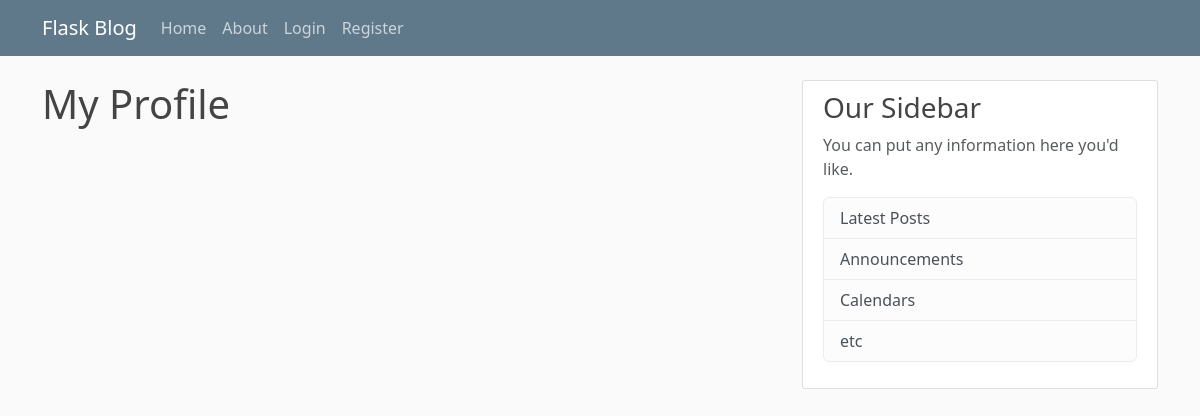
The app's page /home, older data.
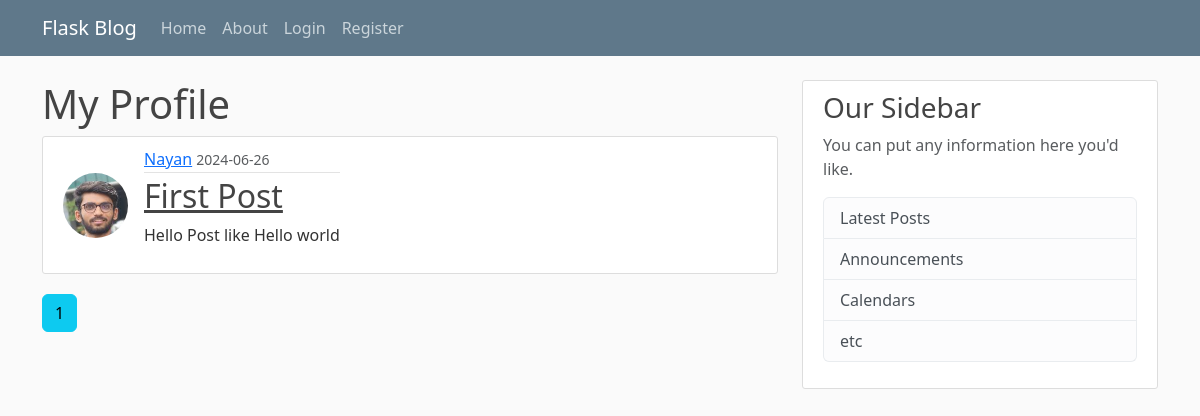
The same page, newer data.
### flaskblog/models.py (models this page shows, shortened)
class Post(db.Model):
    id = db.Column(db.Integer, primary_key=True)
    title = db.Column(db.String(100), nullable=False)
    date_posted = db.Column(db.DateTime, nullable=False, default=datetime.utcnow)
    content = db.Column(db.Text, nullable=False)
    user_id = db.Column(db.Integer, db.ForeignKey('user.id'), nullable=False)

class User(db.Model, UserMixin):
    id = db.Column(db.Integer, primary_key=True)
    username = db.Column(db.String(20), unique=True, nullable=False)
    email = db.Column(db.String(120), unique=True, nullable=False)
    image = db.Column(db.String(20), nullable=False, default='default.jpg')
    password = db.Column(db.String(60), nullable=False)
    posts = db.relationship('Post', backref='author', lazy=True)

### flaskblog/routes.py (the view)
@app.route("/")
@app.route("/home")
def home():
    page = request.args.get('page', 1, type=int)
    posts = Post.query.order_by(Post.date_posted.desc()).paginate(page=page, per_page=5)
    return render_template("home.html" ,posts=posts ,title="Home")

### flaskblog/templates/home.html
{% extends "layout.html" %}
{% block content %}
    <h1>My Profile</h1>
    {% for post in posts %}
        <article class="media inline-media content-section">
            <img class="rounded-circle article-img" src="{{ url_for('static', filename='profile_pics/' + post.author.image) }}">
            <div class="media-body">
                <div class="article-metadata">
                    <a class="mr-2" href="{{ url_for('user_posts', username=post.author.username) }}">{{ post.author.username }}</a>
                    <small class="text-muted">{{  post.date_posted.strftime("%Y-%m-%d") }}</small>
                </div>
                <h2><a class="article-title" href="{{ url_for('post', post_id=post.id) }}">{{ post.title }}</a></h2>                <p class="article-content">{{ post.content }}</p>
            </div>
        </article>
    {% endfor %}
    {% for page_num in posts.iter_pages(left_edge=1, right_edge=1, left_current=1, right_current=2) %}
        {% if page_num %}
        {% if posts.page == page_num %}
            <a class="btn btn-info mb-4" href="{{ url_for('home', page=page_num) }}">{{ page_num }}</a>
        {% else %}
            <a class="btn btn-outline-info mb-4" href="{{ url_for('home', page=page_num) }}">{{ page_num }}</a>
        {% endif %}
        {% else %}
        ...
        {% endif %}
    {% endfor %}
{% endblock %}

Row changes from the older to the newer data that the page shows:
added Post: image (picture), author.username "Nayan", date_posted "2024-06-26", title "First Post", content "Hello Post like Hello world"
Text that changed along with them:
new list line: "1"
